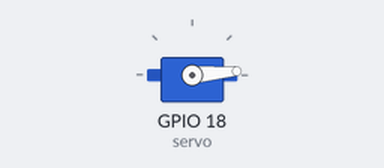
Simulated run of this sketch. Board: ESP32. Parts: servo.

Above: at 0.05 s.
At 1.0 s:
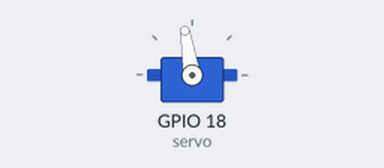
At 2.0 s:
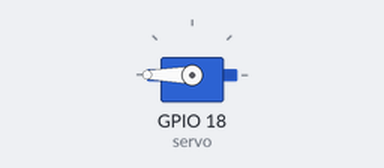
At 3.95 s:
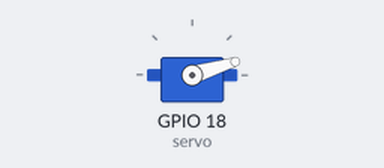
Timing chart, 0 to 6.0 s (numbered marks = the images above):
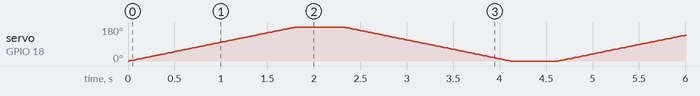

The sketch:

gripper_esp32_diagnostic.ino
```cpp
// Phase 0 diagnostic sketch - NOT the real gripper firmware (see
// ../gripper_esp32/ for that). This is deliberately the plainest possible
// servo test: no custom pulse-width range, no protocol, just attach() and a
// slow full sweep, copied from the esp32io.com MG996R tutorial's own
// example (only the pin changed from 9 to 18 to match our existing wiring).
//
// Purpose: find out whether the "keeps spinning instead of arriving and
// holding" symptom seen with the real firmware's custom pulse-width range
// (600-2400us) is caused by that custom range, or is inherent to this
// specific servo unit regardless of code.
//
// What to watch for after uploading:
//   - Sweeps smoothly 0 -> 180 -> 0 and settles/holds at each end
//     (even if the exact end angle looks a little off - any clean stop
//     counts) -> the servo is a normal positional unit; the bug is in the
//     real firmware's custom pulse-width setup. See Phase 1a in the plan.
//   - Instead it's basically stationary only around the middle of the sweep
//     and spends most of the sweep spinning continuously, with speed
//     tracking how far the loop's "angle" variable is from 90 -> this is a
//     continuous-rotation unit regardless of what it's labeled. See
//     Phase 1b in the plan.

#include <ESP32Servo.h>

Servo servo;

void setup() {
  servo.attach(18);  // no custom pulse-width range - library defaults
  servo.write(0);
}

void loop() {
  for (int angle = 0; angle <= 180; angle += 1) {
    servo.write(angle);
    delay(10);
  }
  delay(500);
  for (int angle = 180; angle >= 0; angle -= 1) {
    servo.write(angle);
    delay(10);
  }
  delay(500);
}
```
